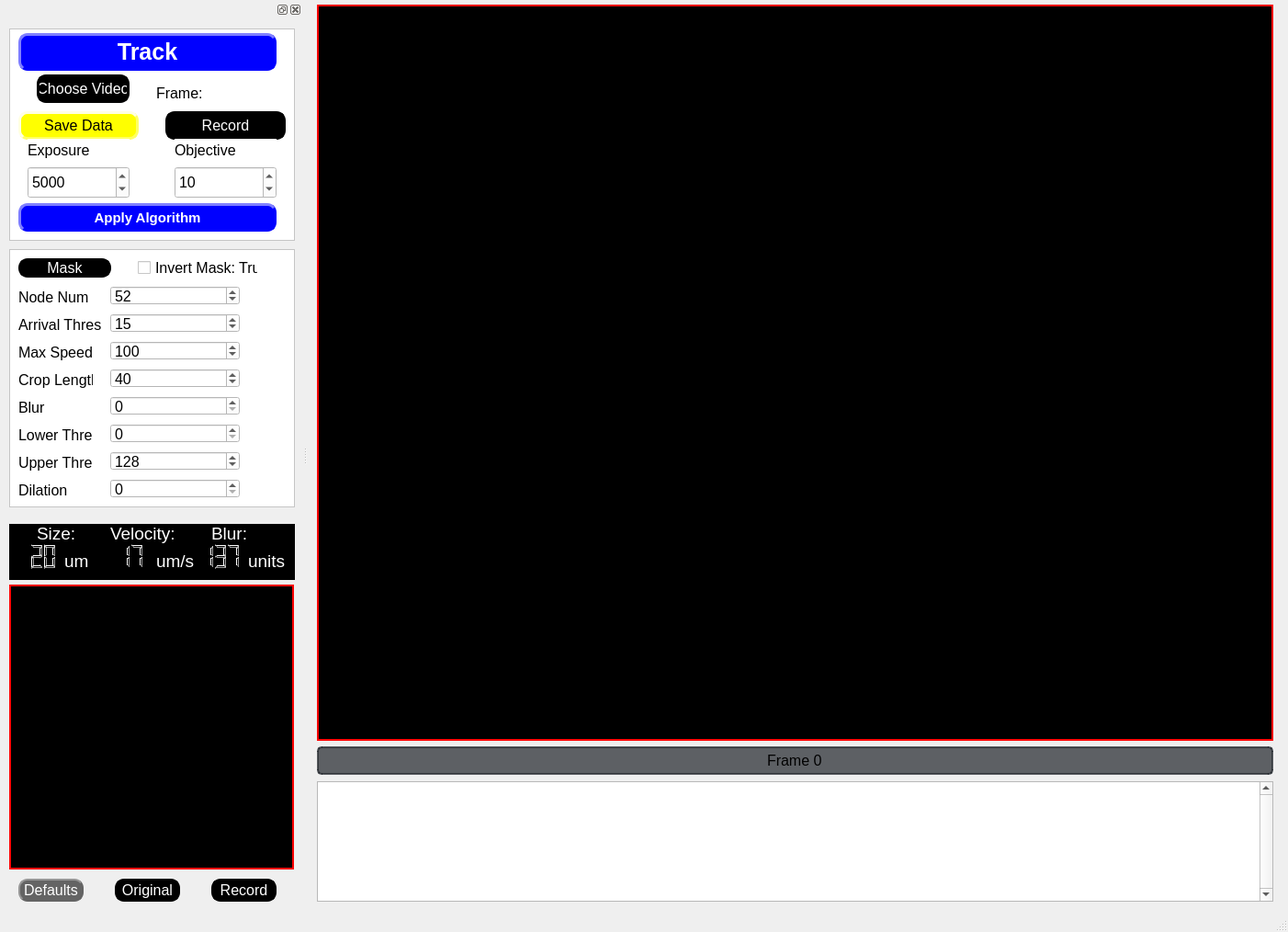
<?xml version="1.0" encoding="UTF-8"?>
<ui version="4.0">
 <class>MainWindow</class>
 <widget class="QMainWindow" name="MainWindow">
  <property name="geometry">
   <rect>
    <x>0</x>
    <y>0</y>
    <width>1402</width>
    <height>1014</height>
   </rect>
  </property>
  <property name="font">
   <font>
    <family>Arial</family>
    <pointsize>12</pointsize>
    <weight>50</weight>
    <italic>false</italic>
    <bold>false</bold>
   </font>
  </property>
  <property name="windowTitle">
   <string>MainWindow</string>
  </property>
  <property name="styleSheet">
   <string notr="true">font-size: 12pt; font: Arial;</string>
  </property>
  <property name="documentMode">
   <bool>false</bool>
  </property>
  <widget class="QWidget" name="centralwidget">
   <widget class="QPlainTextEdit" name="plainTextEdit">
    <property name="geometry">
     <rect>
      <x>10</x>
      <y>850</y>
      <width>1041</width>
      <height>131</height>
     </rect>
    </property>
    <property name="mouseTracking">
     <bool>true</bool>
    </property>
    <property name="styleSheet">
     <string notr="true">font-size: 15pt; font: Arial;</string>
    </property>
    <property name="verticalScrollBarPolicy">
     <enum>Qt::ScrollBarAlwaysOn</enum>
    </property>
    <property name="sizeAdjustPolicy">
     <enum>QAbstractScrollArea::AdjustToContentsOnFirstShow</enum>
    </property>
    <property name="plainText">
     <string/>
    </property>
    <property name="centerOnScroll">
     <bool>false</bool>
    </property>
   </widget>
   <widget class="QLabel" name="VideoFeedLabel">
    <property name="geometry">
     <rect>
      <x>10</x>
      <y>5</y>
      <width>1041</width>
      <height>801</height>
     </rect>
    </property>
    <property name="mouseTracking">
     <bool>true</bool>
    </property>
    <property name="styleSheet">
     <string notr="true">background-color: rgb(0,0,0); border:2px solid rgb(255, 0, 0); </string>
    </property>
    <property name="text">
     <string/>
    </property>
   </widget>
   <widget class="QProgressBar" name="frameslider">
    <property name="geometry">
     <rect>
      <x>10</x>
      <y>812</y>
      <width>1041</width>
      <height>31</height>
     </rect>
    </property>
    <property name="styleSheet">
     <string notr="true">    QProgressBar {
        border: 2px solid rgba(33, 37, 43, 180);
        border-radius: 5px;
        text-align: center;
        background-color: rgba(33, 37, 43, 180);
        color: black;
    }
    QProgressBar::chunk {
        background-color: #FFD700;
    }</string>
    </property>
    <property name="minimum">
     <number>0</number>
    </property>
    <property name="maximum">
     <number>100</number>
    </property>
    <property name="value">
     <number>0</number>
    </property>
    <property name="format">
     <string>Frame %v</string>
    </property>
   </widget>
  </widget>
  <widget class="QStatusBar" name="statusbar"/>
  <widget class="QDockWidget" name="dockWidget">
   <property name="minimumSize">
    <size>
     <width>329</width>
     <height>987</height>
    </size>
   </property>
   <property name="styleSheet">
    <string notr="true"/>
   </property>
   <property name="floating">
    <bool>false</bool>
   </property>
   <property name="allowedAreas">
    <set>Qt::LeftDockWidgetArea|Qt::RightDockWidgetArea</set>
   </property>
   <attribute name="dockWidgetArea">
    <number>1</number>
   </attribute>
   <widget class="QWidget" name="dockWidgetContents">
    <widget class="QFrame" name="frame_3">
     <property name="geometry">
      <rect>
       <x>10</x>
       <y>10</y>
       <width>311</width>
       <height>231</height>
      </rect>
     </property>
     <property name="styleSheet">
      <string notr="true"> color: rgb(0, 0, 0);
 background-color: rgb(255, 255, 255);
</string>
     </property>
     <property name="frameShape">
      <enum>QFrame::StyledPanel</enum>
     </property>
     <property name="frameShadow">
      <enum>QFrame::Raised</enum>
     </property>
     <widget class="QPushButton" name="choosevideobutton">
      <property name="geometry">
       <rect>
        <x>30</x>
        <y>50</y>
        <width>101</width>
        <height>31</height>
       </rect>
      </property>
      <property name="styleSheet">
       <string notr="true">     QPushButton {
                color: rgb(255, 255, 255);
                background-color: rgb(0, 0, 0);
                border-style: outset;
                border-width: 2px;
                border-radius: 10px;
                border-color: rgb(0, 0, 0);
                min-width: 1em;
                padding: 1px;
            }
            QPushButton:hover {
                background-color: rgb(100, 100, 100);
                color: rgb(255, 255, 255);
                border-color: rgb(100, 100, 100);
            
            
            }</string>
      </property>
      <property name="text">
       <string>Choose Video</string>
      </property>
     </widget>
     <widget class="QPushButton" name="savedatabutton">
      <property name="geometry">
       <rect>
        <x>10</x>
        <y>90</y>
        <width>131</width>
        <height>31</height>
       </rect>
      </property>
      <property name="styleSheet">
       <string notr="true">QPushButton {
                color: rgb(0, 0, 0);
                background-color: rgb(255, 255, 0);
                border-style: outset;
                border-width: 3px;
                border-radius: 10px;
                border-color: rgb(255, 255, 100);
                min-width: 1em;
                padding: 6px;
            }
            QPushButton:hover {
                background-color: rgb(255, 255, 200);
                color: rgb(0, 0, 0);
            }
            QPushButton:pressed {
                background-color: red;
                border: 2px solid red;
                padding-left: 5px;
                padding-top: 5px;
                border-style: inset;
                }</string>
      </property>
      <property name="text">
       <string>Save Data</string>
      </property>
      <property name="checkable">
       <bool>true</bool>
      </property>
     </widget>
     <widget class="QPushButton" name="recordbutton">
      <property name="geometry">
       <rect>
        <x>170</x>
        <y>90</y>
        <width>131</width>
        <height>31</height>
       </rect>
      </property>
      <property name="styleSheet">
       <string notr="true">QPushButton {
                color: rgb(255, 255, 255);
                background-color: rgb(0, 0, 0);
                border-style: outset;
                border-width: 3px;
                border-radius: 10px;
                border-color: rgb(0, 0, 0);
                min-width: 1em;
                padding: 6px;
            }
      
            QPushButton:checked {
                color: rgb(255, 255, 255);
                background-color: rgb(255, 0, 0);
                border-style: inset;
                border-width: 3px;
                border-radius: 10px;
                border-color: rgb(255, 0, 0);
                font: bold 16px;
                min-width: 1em;
               
            }
            QPushButton:hover {
                background-color: rgb(100, 100, 100);
                color: rgb(255, 255, 255);
                border-color: rgb(100, 100, 100);
                padding-left: 5px;
                padding-top: 5px;
            }</string>
      </property>
      <property name="text">
       <string>Record</string>
      </property>
      <property name="checkable">
       <bool>true</bool>
      </property>
     </widget>
     <widget class="QLabel" name="framelabel">
      <property name="geometry">
       <rect>
        <x>160</x>
        <y>60</y>
        <width>121</width>
        <height>21</height>
       </rect>
      </property>
      <property name="maximumSize">
       <size>
        <width>300</width>
        <height>25</height>
       </size>
      </property>
      <property name="text">
       <string>Frame: </string>
      </property>
     </widget>
     <widget class="QPushButton" name="trackbutton">
      <property name="geometry">
       <rect>
        <x>10</x>
        <y>5</y>
        <width>281</width>
        <height>41</height>
       </rect>
      </property>
      <property name="cursor">
       <cursorShape>ArrowCursor</cursorShape>
      </property>
      <property name="styleSheet">
       <string notr="true">
QPushButton {
                color: rgb(255, 255, 255);
                background-color: rgb(0, 0, 255);
                border-style: outset;
                border-width: 3px;
                border-radius: 10px;
                border-color: rgb(0, 0, 255);
                min-width: 1em;
                padding: 6px;
			  font: bold 25px;
            }
      
            QPushButton:checked {
                color: rgb(255, 255, 255);
                background-color: rgb(255, 0, 0);
                border-style: inset;
                border-width: 3px;
                border-radius: 10px;
                border-color: rgb(255, 0, 0);
                font: bold 25px;
                min-width: 1em;
               
            }
            QPushButton:hover {
                background-color: rgb(100, 100, 100);
                color: rgb(255, 255, 255);
                border-color: rgb(0, 255, 0);
                padding-left: 5px;
                padding-top: 5px;
            }</string>
      </property>
      <property name="text">
       <string>Track</string>
      </property>
      <property name="checkable">
       <bool>true</bool>
      </property>
     </widget>
     <widget class="QLabel" name="exposurelabel">
      <property name="geometry">
       <rect>
        <x>20</x>
        <y>120</y>
        <width>111</width>
        <height>25</height>
       </rect>
      </property>
      <property name="maximumSize">
       <size>
        <width>150</width>
        <height>25</height>
       </size>
      </property>
      <property name="text">
       <string>Exposure</string>
      </property>
     </widget>
     <widget class="QSpinBox" name="exposurebox">
      <property name="geometry">
       <rect>
        <x>20</x>
        <y>150</y>
        <width>111</width>
        <height>35</height>
       </rect>
      </property>
      <property name="minimum">
       <number>100</number>
      </property>
      <property name="maximum">
       <number>30000</number>
      </property>
      <property name="singleStep">
       <number>100</number>
      </property>
      <property name="value">
       <number>5000</number>
      </property>
      <property name="displayIntegerBase">
       <number>10</number>
      </property>
     </widget>
     <widget class="QLabel" name="objectivelabel">
      <property name="geometry">
       <rect>
        <x>180</x>
        <y>120</y>
        <width>111</width>
        <height>25</height>
       </rect>
      </property>
      <property name="maximumSize">
       <size>
        <width>150</width>
        <height>25</height>
       </size>
      </property>
      <property name="text">
       <string>Objective</string>
      </property>
     </widget>
     <widget class="QSpinBox" name="objectivebox">
      <property name="geometry">
       <rect>
        <x>180</x>
        <y>150</y>
        <width>111</width>
        <height>35</height>
       </rect>
      </property>
      <property name="minimum">
       <number>1</number>
      </property>
      <property name="maximum">
       <number>50</number>
      </property>
      <property name="singleStep">
       <number>5</number>
      </property>
      <property name="value">
       <number>10</number>
      </property>
      <property name="displayIntegerBase">
       <number>10</number>
      </property>
     </widget>
     <widget class="QPushButton" name="apply_button">
      <property name="geometry">
       <rect>
        <x>10</x>
        <y>190</y>
        <width>281</width>
        <height>31</height>
       </rect>
      </property>
      <property name="cursor">
       <cursorShape>ArrowCursor</cursorShape>
      </property>
      <property name="styleSheet">
       <string notr="true">
QPushButton {
                color: rgb(255, 255, 255);
                background-color: rgb(0, 0, 255);
                border-style: outset;
                border-width: 3px;
                border-radius: 10px;
                border-color: rgb(0, 0, 255);
                min-width: 1em;
                padding: 2px;
			  font: bold 15px;
            }
      
            QPushButton:checked {
                color: rgb(255, 255, 255);
                background-color: rgb(255, 0, 0);
                border-style: inset;
                border-width: 3px;
                border-radius: 10px;
                border-color: rgb(255, 0, 0);
                font: bold 25px;
                min-width: 1em;
               
            }
            QPushButton:hover {
                background-color: rgb(100, 100, 100);
                color: rgb(255, 255, 255);
                border-color: rgb(0, 255, 0);
                padding-left: 5px;
                padding-top: 5px;
            }</string>
      </property>
      <property name="text">
       <string>Apply Algorithm</string>
      </property>
      <property name="checkable">
       <bool>true</bool>
      </property>
     </widget>
    </widget>
    <widget class="QFrame" name="trackerparamsframe">
     <property name="geometry">
      <rect>
       <x>10</x>
       <y>250</y>
       <width>311</width>
       <height>281</height>
      </rect>
     </property>
     <property name="styleSheet">
      <string notr="true"> color: rgb(0, 0, 0);
 background-color: rgb(255, 255, 255);
</string>
     </property>
     <property name="frameShape">
      <enum>QFrame::StyledPanel</enum>
     </property>
     <property name="frameShadow">
      <enum>QFrame::Raised</enum>
     </property>
     <widget class="QSpinBox" name="robotmasklowerbox">
      <property name="geometry">
       <rect>
        <x>110</x>
        <y>190</y>
        <width>141</width>
        <height>21</height>
       </rect>
      </property>
      <property name="font">
       <font>
        <pointsize>12</pointsize>
        <weight>50</weight>
        <italic>false</italic>
        <bold>false</bold>
       </font>
      </property>
      <property name="styleSheet">
       <string notr="true"/>
      </property>
      <property name="maximum">
       <number>255</number>
      </property>
      <property name="singleStep">
       <number>1</number>
      </property>
      <property name="value">
       <number>0</number>
      </property>
     </widget>
     <widget class="QLabel" name="maskthreshlabel">
      <property name="geometry">
       <rect>
        <x>10</x>
        <y>190</y>
        <width>81</width>
        <height>25</height>
       </rect>
      </property>
      <property name="maximumSize">
       <size>
        <width>150</width>
        <height>25</height>
       </size>
      </property>
      <property name="text">
       <string>Lower Thresh</string>
      </property>
     </widget>
     <widget class="QSpinBox" name="robotmaskdilationbox">
      <property name="geometry">
       <rect>
        <x>110</x>
        <y>250</y>
        <width>141</width>
        <height>21</height>
       </rect>
      </property>
      <property name="maximum">
       <number>40</number>
      </property>
     </widget>
     <widget class="QLabel" name="maskdilationlabel">
      <property name="geometry">
       <rect>
        <x>10</x>
        <y>250</y>
        <width>81</width>
        <height>25</height>
       </rect>
      </property>
      <property name="maximumSize">
       <size>
        <width>150</width>
        <height>25</height>
       </size>
      </property>
      <property name="text">
       <string>Dilation</string>
      </property>
     </widget>
     <widget class="QSpinBox" name="robotcroplengthbox">
      <property name="geometry">
       <rect>
        <x>110</x>
        <y>130</y>
        <width>141</width>
        <height>21</height>
       </rect>
      </property>
      <property name="minimum">
       <number>5</number>
      </property>
      <property name="maximum">
       <number>400</number>
      </property>
      <property name="singleStep">
       <number>1</number>
      </property>
      <property name="value">
       <number>40</number>
      </property>
      <property name="displayIntegerBase">
       <number>10</number>
      </property>
     </widget>
     <widget class="QLabel" name="croplengthlabel">
      <property name="geometry">
       <rect>
        <x>10</x>
        <y>130</y>
        <width>81</width>
        <height>25</height>
       </rect>
      </property>
      <property name="maximumSize">
       <size>
        <width>150</width>
        <height>25</height>
       </size>
      </property>
      <property name="text">
       <string>Crop Length</string>
      </property>
     </widget>
     <widget class="QSpinBox" name="robotmaskblurbox">
      <property name="geometry">
       <rect>
        <x>110</x>
        <y>160</y>
        <width>141</width>
        <height>21</height>
       </rect>
      </property>
      <property name="font">
       <font>
        <pointsize>12</pointsize>
        <weight>50</weight>
        <italic>false</italic>
        <bold>false</bold>
       </font>
      </property>
      <property name="styleSheet">
       <string notr="true"/>
      </property>
      <property name="maximum">
       <number>40</number>
      </property>
      <property name="singleStep">
       <number>1</number>
      </property>
      <property name="value">
       <number>0</number>
      </property>
     </widget>
     <widget class="QLabel" name="maskblurlabel">
      <property name="geometry">
       <rect>
        <x>10</x>
        <y>160</y>
        <width>61</width>
        <height>25</height>
       </rect>
      </property>
      <property name="maximumSize">
       <size>
        <width>150</width>
        <height>25</height>
       </size>
      </property>
      <property name="text">
       <string>Blur</string>
      </property>
     </widget>
     <widget class="QPushButton" name="maskbutton">
      <property name="geometry">
       <rect>
        <x>10</x>
        <y>10</y>
        <width>101</width>
        <height>21</height>
       </rect>
      </property>
      <property name="styleSheet">
       <string notr="true">QPushButton {
                color: rgb(255, 255, 255);
                background-color: rgb(0, 0, 0);
                border-style: outset;
                border-width: 2px;
                border-radius: 10px;
                border-color: rgb(0, 0, 0);
                min-width: 1em;
                padding: 1px;
            }
            QPushButton:hover {
                background-color: rgb(100, 100, 100);
                color: rgb(255, 255, 255);
                border-style: inset;
			  border-color: rgb(0, 255, 0);
            }</string>
      </property>
      <property name="text">
       <string>Mask</string>
      </property>
      <property name="checkable">
       <bool>true</bool>
      </property>
      <property name="checked">
       <bool>false</bool>
      </property>
     </widget>
     <widget class="QCheckBox" name="maskinvert_checkBox">
      <property name="geometry">
       <rect>
        <x>140</x>
        <y>10</y>
        <width>131</width>
        <height>21</height>
       </rect>
      </property>
      <property name="text">
       <string>Invert Mask: True</string>
      </property>
      <property name="checked">
       <bool>false</bool>
      </property>
     </widget>
     <widget class="QSpinBox" name="robotmaskupperbox">
      <property name="geometry">
       <rect>
        <x>110</x>
        <y>220</y>
        <width>141</width>
        <height>21</height>
       </rect>
      </property>
      <property name="font">
       <font>
        <pointsize>12</pointsize>
        <weight>50</weight>
        <italic>false</italic>
        <bold>false</bold>
       </font>
      </property>
      <property name="styleSheet">
       <string notr="true"/>
      </property>
      <property name="minimum">
       <number>0</number>
      </property>
      <property name="maximum">
       <number>255</number>
      </property>
      <property name="singleStep">
       <number>1</number>
      </property>
      <property name="value">
       <number>128</number>
      </property>
     </widget>
     <widget class="QLabel" name="maskthreshlabel_2">
      <property name="geometry">
       <rect>
        <x>10</x>
        <y>220</y>
        <width>81</width>
        <height>25</height>
       </rect>
      </property>
      <property name="maximumSize">
       <size>
        <width>150</width>
        <height>25</height>
       </size>
      </property>
      <property name="text">
       <string>Upper Thresh</string>
      </property>
     </widget>
     <widget class="QSpinBox" name="maxspeedbox">
      <property name="geometry">
       <rect>
        <x>110</x>
        <y>100</y>
        <width>141</width>
        <height>21</height>
       </rect>
      </property>
      <property name="minimum">
       <number>1</number>
      </property>
      <property name="maximum">
       <number>250</number>
      </property>
      <property name="singleStep">
       <number>1</number>
      </property>
      <property name="value">
       <number>100</number>
      </property>
      <property name="displayIntegerBase">
       <number>10</number>
      </property>
     </widget>
     <widget class="QLabel" name="croplengthlabel_2">
      <property name="geometry">
       <rect>
        <x>10</x>
        <y>100</y>
        <width>81</width>
        <height>25</height>
       </rect>
      </property>
      <property name="maximumSize">
       <size>
        <width>150</width>
        <height>25</height>
       </size>
      </property>
      <property name="text">
       <string>Max Speed</string>
      </property>
     </widget>
     <widget class="QLabel" name="croplengthlabel_4">
      <property name="geometry">
       <rect>
        <x>10</x>
        <y>70</y>
        <width>91</width>
        <height>25</height>
       </rect>
      </property>
      <property name="maximumSize">
       <size>
        <width>150</width>
        <height>25</height>
       </size>
      </property>
      <property name="text">
       <string>Arrival Thresh</string>
      </property>
     </widget>
     <widget class="QSpinBox" name="arrival_threshbox">
      <property name="geometry">
       <rect>
        <x>110</x>
        <y>70</y>
        <width>141</width>
        <height>21</height>
       </rect>
      </property>
      <property name="minimum">
       <number>2</number>
      </property>
      <property name="maximum">
       <number>200</number>
      </property>
      <property name="singleStep">
       <number>1</number>
      </property>
      <property name="value">
       <number>15</number>
      </property>
      <property name="displayIntegerBase">
       <number>10</number>
      </property>
     </widget>
     <widget class="QLabel" name="croplengthlabel_5">
      <property name="geometry">
       <rect>
        <x>10</x>
        <y>40</y>
        <width>91</width>
        <height>25</height>
       </rect>
      </property>
      <property name="maximumSize">
       <size>
        <width>150</width>
        <height>25</height>
       </size>
      </property>
      <property name="text">
       <string>Node Num</string>
      </property>
     </widget>
     <widget class="QSpinBox" name="nodenumbox">
      <property name="geometry">
       <rect>
        <x>110</x>
        <y>40</y>
        <width>141</width>
        <height>21</height>
       </rect>
      </property>
      <property name="minimum">
       <number>2</number>
      </property>
      <property name="maximum">
       <number>200</number>
      </property>
      <property name="singleStep">
       <number>1</number>
      </property>
      <property name="value">
       <number>52</number>
      </property>
      <property name="displayIntegerBase">
       <number>10</number>
      </property>
     </widget>
    </widget>
    <widget class="QFrame" name="robotparamsframe">
     <property name="geometry">
      <rect>
       <x>10</x>
       <y>549</y>
       <width>311</width>
       <height>61</height>
      </rect>
     </property>
     <property name="styleSheet">
      <string notr="true"> color: rgb(255, 255, 255);
 background-color: rgb(0, 0, 0);
font-size: 14pt; font: Arial;</string>
     </property>
     <property name="frameShape">
      <enum>QFrame::StyledPanel</enum>
     </property>
     <property name="frameShadow">
      <enum>QFrame::Raised</enum>
     </property>
     <widget class="QLabel" name="robotsizelabel">
      <property name="geometry">
       <rect>
        <x>30</x>
        <y>0</y>
        <width>51</width>
        <height>20</height>
       </rect>
      </property>
      <property name="maximumSize">
       <size>
        <width>300</width>
        <height>50</height>
       </size>
      </property>
      <property name="text">
       <string>Size:   </string>
      </property>
     </widget>
     <widget class="QLabel" name="robotvelocitylabel">
      <property name="geometry">
       <rect>
        <x>110</x>
        <y>0</y>
        <width>81</width>
        <height>21</height>
       </rect>
      </property>
      <property name="maximumSize">
       <size>
        <width>300</width>
        <height>50</height>
       </size>
      </property>
      <property name="text">
       <string>Velocity: </string>
      </property>
     </widget>
     <widget class="QLabel" name="robotblurlabel">
      <property name="geometry">
       <rect>
        <x>220</x>
        <y>0</y>
        <width>51</width>
        <height>20</height>
       </rect>
      </property>
      <property name="maximumSize">
       <size>
        <width>16777215</width>
        <height>50</height>
       </size>
      </property>
      <property name="styleSheet">
       <string notr="true"/>
      </property>
      <property name="text">
       <string>Blur:</string>
      </property>
     </widget>
     <widget class="QLCDNumber" name="blurlcdnum">
      <property name="geometry">
       <rect>
        <x>200</x>
        <y>20</y>
        <width>61</width>
        <height>30</height>
       </rect>
      </property>
      <property name="styleSheet">
       <string notr="true">background-color: rgb(0,0,0); 
color: rgb(0,255,0);</string>
      </property>
      <property name="lineWidth">
       <number>0</number>
      </property>
      <property name="midLineWidth">
       <number>0</number>
      </property>
      <property name="smallDecimalPoint">
       <bool>false</bool>
      </property>
      <property name="digitCount">
       <number>3</number>
      </property>
      <property name="mode">
       <enum>QLCDNumber::Dec</enum>
      </property>
      <property name="segmentStyle">
       <enum>QLCDNumber::Outline</enum>
      </property>
      <property name="value" stdset="0">
       <double>137.000000000000000</double>
      </property>
     </widget>
     <widget class="QLabel" name="robotvelocityunitslabel">
      <property name="geometry">
       <rect>
        <x>160</x>
        <y>30</y>
        <width>41</width>
        <height>20</height>
       </rect>
      </property>
      <property name="maximumSize">
       <size>
        <width>300</width>
        <height>50</height>
       </size>
      </property>
      <property name="text">
       <string>um/s</string>
      </property>
     </widget>
     <widget class="QLabel" name="robotblurunitslabe">
      <property name="geometry">
       <rect>
        <x>260</x>
        <y>30</y>
        <width>41</width>
        <height>20</height>
       </rect>
      </property>
      <property name="maximumSize">
       <size>
        <width>300</width>
        <height>50</height>
       </size>
      </property>
      <property name="text">
       <string>units</string>
      </property>
     </widget>
     <widget class="QLCDNumber" name="sizelcdnum">
      <property name="geometry">
       <rect>
        <x>0</x>
        <y>20</y>
        <width>61</width>
        <height>30</height>
       </rect>
      </property>
      <property name="styleSheet">
       <string notr="true">background-color: rgb(0,0,0); 
color: rgb(0,255,0);</string>
      </property>
      <property name="lineWidth">
       <number>0</number>
      </property>
      <property name="midLineWidth">
       <number>0</number>
      </property>
      <property name="smallDecimalPoint">
       <bool>false</bool>
      </property>
      <property name="digitCount">
       <number>3</number>
      </property>
      <property name="mode">
       <enum>QLCDNumber::Dec</enum>
      </property>
      <property name="segmentStyle">
       <enum>QLCDNumber::Outline</enum>
      </property>
      <property name="value" stdset="0">
       <double>20.000000000000000</double>
      </property>
     </widget>
     <widget class="QLCDNumber" name="vellcdnum">
      <property name="geometry">
       <rect>
        <x>90</x>
        <y>20</y>
        <width>71</width>
        <height>30</height>
       </rect>
      </property>
      <property name="styleSheet">
       <string notr="true">background-color: rgb(0,0,0); 
color: rgb(0,255,0);</string>
      </property>
      <property name="lineWidth">
       <number>0</number>
      </property>
      <property name="midLineWidth">
       <number>0</number>
      </property>
      <property name="smallDecimalPoint">
       <bool>false</bool>
      </property>
      <property name="digitCount">
       <number>3</number>
      </property>
      <property name="mode">
       <enum>QLCDNumber::Dec</enum>
      </property>
      <property name="segmentStyle">
       <enum>QLCDNumber::Outline</enum>
      </property>
      <property name="value" stdset="0">
       <double>17.100000000000001</double>
      </property>
     </widget>
     <widget class="QLabel" name="robotsizeunitslabel">
      <property name="geometry">
       <rect>
        <x>60</x>
        <y>30</y>
        <width>31</width>
        <height>20</height>
       </rect>
      </property>
      <property name="maximumSize">
       <size>
        <width>300</width>
        <height>50</height>
       </size>
      </property>
      <property name="text">
       <string>um  </string>
      </property>
     </widget>
    </widget>
    <widget class="QLabel" name="CroppedVideoFeedLabel">
     <property name="geometry">
      <rect>
       <x>10</x>
       <y>615</y>
       <width>310</width>
       <height>310</height>
      </rect>
     </property>
     <property name="styleSheet">
      <string notr="true">background-color: rgb(0,0,0); border:2px solid rgb(255, 0, 0); </string>
     </property>
     <property name="text">
      <string/>
     </property>
    </widget>
    <widget class="QPushButton" name="resetdefaultbutton">
     <property name="geometry">
      <rect>
       <x>20</x>
       <y>935</y>
       <width>71</width>
       <height>25</height>
      </rect>
     </property>
     <property name="maximumSize">
      <size>
       <width>300</width>
       <height>25</height>
      </size>
     </property>
     <property name="font">
      <font>
       <family>Arial</family>
       <pointsize>12</pointsize>
       <weight>50</weight>
       <italic>false</italic>
       <bold>false</bold>
      </font>
     </property>
     <property name="styleSheet">
      <string notr="true">QPushButton {
                color: rgb(255, 255, 255);
                background-color: rgb(100, 100, 100);
                border-style: outset;
                border-width: 2px;
                border-radius: 10px;
                border-color: rgb(100, 100, 100);
                min-width: 1em;
                padding: 1px;
            }
            QPushButton:hover {
                background-color: rgb(200, 200, 200);
                color: rgb(0, 0, 0);
            }
            QPushButton:pressed {
                background-color: rgb(200, 200, 200);
         
                padding-left: 5px;
                padding-top: 5px;
                border-style: inset;
                }</string>
     </property>
     <property name="text">
      <string>Defaults</string>
     </property>
    </widget>
    <widget class="QPushButton" name="croppedmasktoggle">
     <property name="geometry">
      <rect>
       <x>125</x>
       <y>935</y>
       <width>71</width>
       <height>25</height>
      </rect>
     </property>
     <property name="maximumSize">
      <size>
       <width>300</width>
       <height>25</height>
      </size>
     </property>
     <property name="font">
      <font>
       <family>Arial</family>
       <pointsize>12</pointsize>
       <weight>50</weight>
       <italic>false</italic>
       <bold>false</bold>
      </font>
     </property>
     <property name="styleSheet">
      <string notr="true">QPushButton {
                color: rgb(255, 255, 255);
                background-color: rgb(0, 0, 0);
                border-style: outset;
                border-width: 2px;
                border-radius: 10px;
                border-color: rgb(0, 0, 0);
                min-width: 1em;
                padding: 1px;
            }
            QPushButton:hover {
                background-color: rgb(100, 100, 100);
                color: rgb(255, 255, 255);
                border-style: inset;
			  border-color: rgb(0, 255, 0);
            }</string>
     </property>
     <property name="text">
      <string>Original</string>
     </property>
     <property name="checkable">
      <bool>true</bool>
     </property>
    </widget>
    <widget class="QPushButton" name="croppedrecordbutton">
     <property name="geometry">
      <rect>
       <x>230</x>
       <y>935</y>
       <width>71</width>
       <height>25</height>
      </rect>
     </property>
     <property name="minimumSize">
      <size>
       <width>21</width>
       <height>0</height>
      </size>
     </property>
     <property name="styleSheet">
      <string notr="true">QPushButton {
                color: rgb(255, 255, 255);
                background-color: rgb(0, 0, 0);
                border-style: outset;
                border-width: 3px;
                border-radius: 10px;
                border-color: rgb(0, 0, 0);
                min-width: 1em;
      
            }
      
            QPushButton:checked {
                color: rgb(255, 255, 255);
                background-color: rgb(255, 0, 0);
                border-style: inset;
                border-width: 3px;
                border-radius: 10px;
                border-color: rgb(255, 0, 0);
                font: bold 16px;
                min-width: 1em;
               
            }
            QPushButton:hover {
                background-color: rgb(100, 100, 100);
                color: rgb(255, 255, 255);
                border-color: rgb(100, 100, 100);
                padding-left: 5px;
                padding-top: 5px;
            }</string>
     </property>
     <property name="text">
      <string>Record</string>
     </property>
     <property name="checkable">
      <bool>true</bool>
     </property>
    </widget>
   </widget>
  </widget>
  <action name="actiondock">
   <property name="text">
    <string>dock</string>
   </property>
   <property name="menuRole">
    <enum>QAction::NoRole</enum>
   </property>
  </action>
 </widget>
 <resources/>
 <connections/>
</ui>
